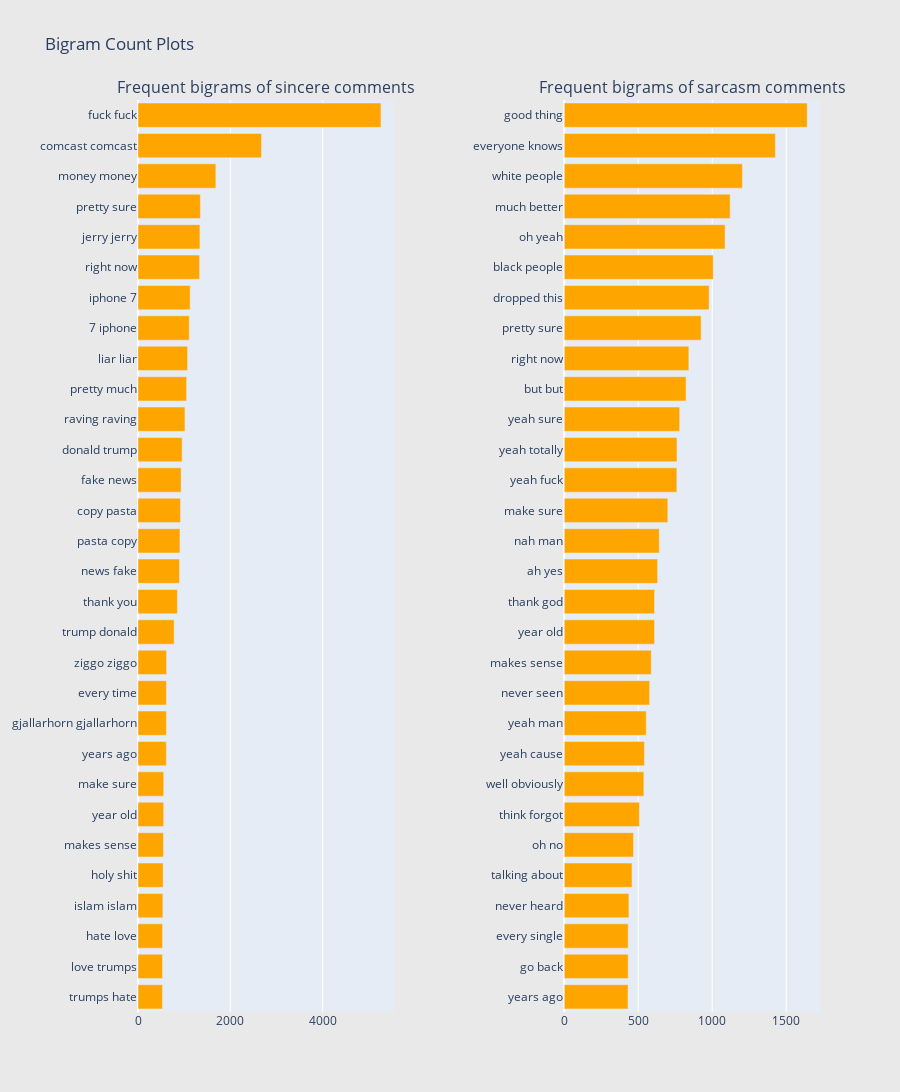

Notebook source saved alongside this figure:
### Code cell
# BIGRAMS
freq_dict = defaultdict(int)
for sent in TRAIN_DATA[TRAIN_DATA["label"]==0]["comment"]:
    for word in generate_ngrams(sent,2):
        freq_dict[word] += 1
fd_sorted = pd.DataFrame(sorted(freq_dict.items(), key=lambda x: x[1])[::-1])
fd_sorted.columns = ["word", "wordcount"]
trace0 = horizontal_bar_chart(fd_sorted.head(30), 'orange')


freq_dict = defaultdict(int)
for sent in TRAIN_DATA[TRAIN_DATA["label"]==1]["comment"]:
    for word in generate_ngrams(sent,2):
        freq_dict[word] += 1
fd_sorted = pd.DataFrame(sorted(freq_dict.items(), key=lambda x: x[1])[::-1])
fd_sorted.columns = ["word", "wordcount"]
trace1 = horizontal_bar_chart(fd_sorted.head(30), 'orange')

# Creating two subplots
fig = tools.make_subplots(rows=1, cols=2, vertical_spacing=0.04,horizontal_spacing=0.25,
                          subplot_titles=["Frequent bigrams of sincere comments", 
                                          "Frequent bigrams of sarcasm comments"])
fig.append_trace(trace0, 1, 1)
fig.append_trace(trace1, 1, 2)
fig['layout'].update(height=1200, width=900, paper_bgcolor='rgb(233,233,233)', title="Bigram Count Plots")
py.iplot(fig, filename='word-plots')

### Figure 1 — Plotly figure (JSON) as saved in the notebook; plotly's stock layout.template omitted (floating-point values rounded to 4 significant figures)
{"data": [{"marker": {"color": "orange"}, "orientation": "h", "showlegend": false, "type": "bar", "x": [529, 530, 532, 539, 544, 552, 556, 557, 614, 615, 616, 619, 783, 854, 899, 908, 920, 934, 955, 1017, 1053, 1074, 1110, 1129, 1334, 1341, 1351, 1686, 2675, 5262], "xaxis": "x", "y": ["trumps hate", "love trumps", "hate love", "islam islam", "holy shit", "makes sense", "year old", "make sure", "years ago", "gjallarhorn gjallarhorn", "every time", "ziggo ziggo", "trump donald", "thank you", "news fake", "pasta copy", "copy pasta", "fake news", "donald trump", "raving raving", "pretty much", "liar liar", "7 iphone", "iphone 7", "right now", "jerry jerry", "pretty sure", "money money", "comcast comcast", "fuck fuck"], "yaxis": "y"}, {"marker": {"color": "orange"}, "orientation": "h", "showlegend": false, "type": "bar", "x": [431, 432, 432, 437, 458, 468, 508, 538, 542, 554, 577, 588, 610, 610, 631, 642, 700, 761, 762, 780, 823, 842, 925, 979, 1007, 1087, 1121, 1204, 1427, 1642], "xaxis": "x2", "y": ["years ago", "go back", "every single", "never heard", "talking about", "oh no", "think forgot", "well obviously", "yeah cause", "yeah man", "never seen", "makes sense", "year old", "thank god", "ah yes", "nah man", "make sure", "yeah fuck", "yeah totally", "yeah sure", "but but", "right now", "pretty sure", "dropped this", "black people", "oh yeah", "much better", "white people", "everyone knows", "good thing"], "yaxis": "y2"}], "layout": {"annotations": [{"font": {"size": 16}, "showarrow": false, "text": "Frequent bigrams of sincere comments", "x": 0.1875, "xanchor": "center", "xref": "paper", "y": 1, "yanchor": "bottom", "yref": "paper"}, {"font": {"size": 16}, "showarrow": false, "text": "Frequent bigrams of sarcasm comments", "x": 0.8125, "xanchor": "center", "xref": "paper", "y": 1, "yanchor": "bottom", "yref": "paper"}], "height": 1200, "paper_bgcolor": "rgb(233,233,233)", "title": {"text": "Bigram Count Plots"}, "width": 900, "xaxis": {"anchor": "y", "domain": [0, 0.375]}, "xaxis2": {"anchor": "y2", "domain": [0.625, 1]}, "yaxis": {"anchor": "x", "domain": [0, 1]}, "yaxis2": {"anchor": "x2", "domain": [0, 1]}}}
